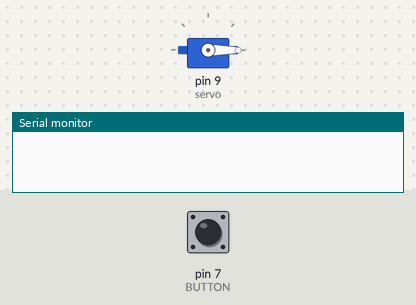
The sketch below on a simulated Arduino Uno, built with avr-gcc and run on an emulated ATmega328P. Parts: servo, the last lines printed to the serial monitor. The test bench sets the inputs (shaded band); at power-on: pin 7 (BUTTON) LOW.

Above: at 1.2 s.
1.3 s: pin 7 (BUTTON) pulled HIGH for 0.15 s
At 2.5 s:
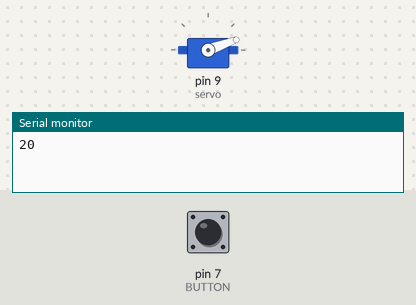
2.9 s: pin 7 (BUTTON) pulled HIGH for 1 s
At 4.1 s:
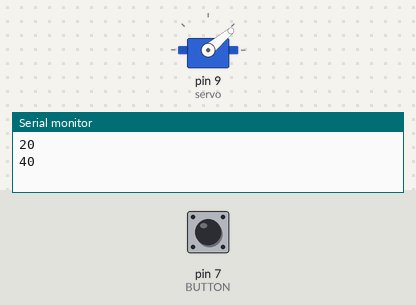
5.4 s: pin 7 (BUTTON) pulled HIGH for 0.15 s
At 6.6 s:
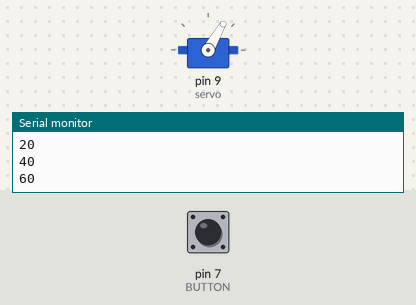
7.0 s: pin 7 (BUTTON) pulled HIGH for 3.2 s
At 8.3 s:
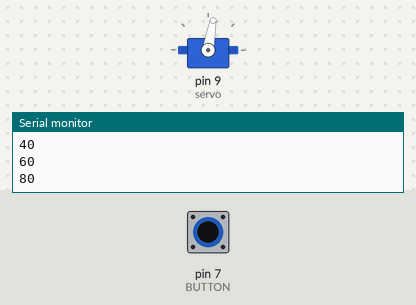
11.7 s: pin 7 (BUTTON) pulled HIGH for 0.15 s
At 12.9 s:
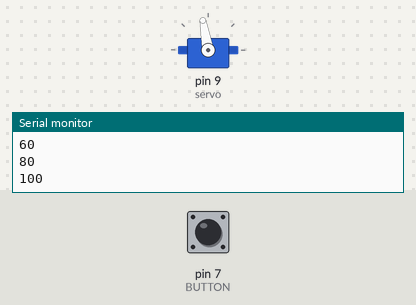
13.3 s: pin 7 (BUTTON) pulled HIGH for 1 s
At 14.4 s:
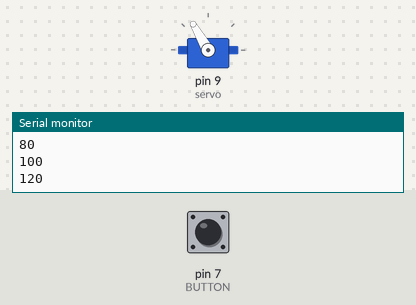
Timing chart, 0 to 16.3 s (numbered marks = the images above; inputs shaded):
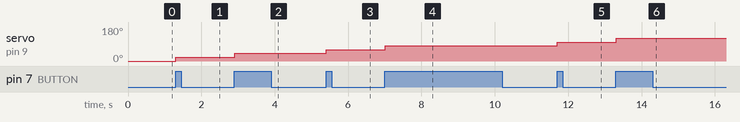

The sketch:

servo_motor.ino
```cpp
#include <Servo.h>
Servo servo;
const int BUTTON=7;
int prev_state;
int degree;
int delta;

unsigned long lastTime=0;
void setup() {
  Serial.begin(9600);
  servo.attach(9);
  pinMode(BUTTON,INPUT);
  prev_state=LOW;
  degree=0;
  delta=20;
}

void loop() {

  int input=digitalRead(BUTTON);
  if(input==HIGH && prev_state==LOW && millis()-lastTime>50){     //버튼이 눌리면
    degree+=delta;
    if(degree>=180){
      degree=180;
      delta=-20;
    }
    else if(degree<=0){
      degree=0;
      delta=20;
    }
    Serial.println(degree);
    lastTime=millis();
  }
  servo.write(degree);
  prev_state=input;
  delay(20);

}
```

Measured:
- after the input at 1.3 s, servo on pin 9 (servo): 0° → 20° at once
- after the input at 2.9 s, servo on pin 9 (servo): 20° → 40° at once
- after the input at 5.4 s, servo on pin 9 (servo): 40° → 60° at once
- after the input at 7.0 s, servo on pin 9 (servo): 60° → 80° at once
- after the input at 11.7 s, servo on pin 9 (servo): 80° → 100° at once
- after the input at 13.3 s, servo on pin 9 (servo): 100° → 120° at once
